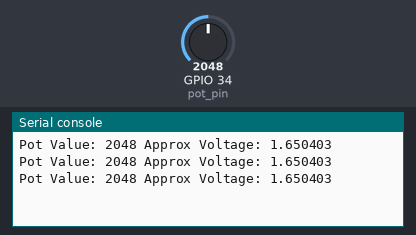
The program below on a simulated ESP32 board running MicroPython. Parts: the last lines printed to the serial console. The inputs (shaded band) are chosen by the test bench; at power-on: GPIO 34 (pot_pin) = 2048 (analog values on the 0–4095 scale).

Above: at 1.2 s.
1.3 s: GPIO 34 (pot_pin) set to 2866
At 1.9 s:
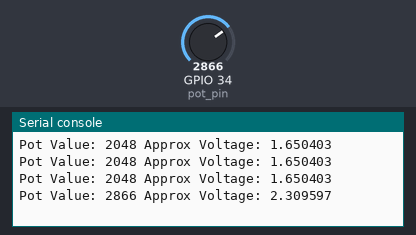
2.8 s: GPIO 34 (pot_pin) set to 3603
At 3.4 s:
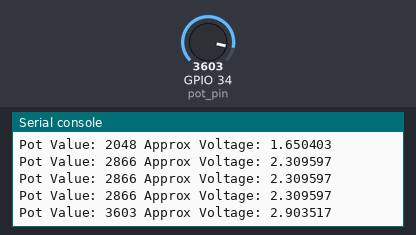
Timing chart, 0 to 5.8 s (numbered marks = the images above; inputs shaded):
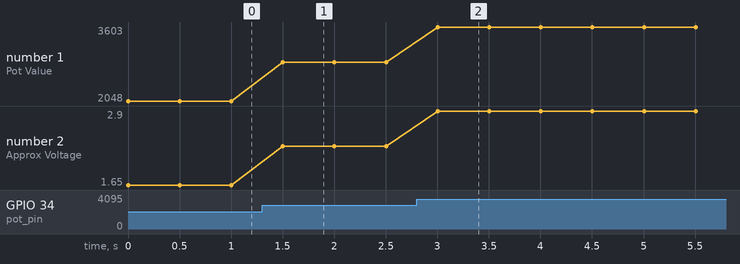

Measured:
- after the input at 1.3 s, the serial console: prints a new line after 0.20 s (image 1)
- after the input at 2.8 s, the serial console: prints a new line after 0.20 s (image 2)
- plotted number 1: 2048 → 2866 after the input at 1.3 s, 2866 → 3603 after the input at 2.8 s
- plotted number 2: 1.65 → 2.31 after the input at 1.3 s, 2.31 → 2.9 after the input at 2.8 s

The program:

Potentiometer.py
```python
"""
Read a potentiometer on an ESP32 using MicroPython.
Connect the pot's wiper to GPIO34 (an ADC-capable pin),
and the other terminals to 3.3V and GND.
"""

import machine
import time

# Configure GPIO34 as an ADC input
pot_pin = machine.ADC(machine.Pin(34))
pot_pin.atten(machine.ADC.ATTN_11DB)  # allows reading up to ~3.3V

while True:
    pot_value = pot_pin.read()  # read 0-4095
    voltage = (pot_value / 4095) * 3.3
    print("Pot Value:", pot_value, "Approx Voltage:", voltage)
    time.sleep(0.5)
```
